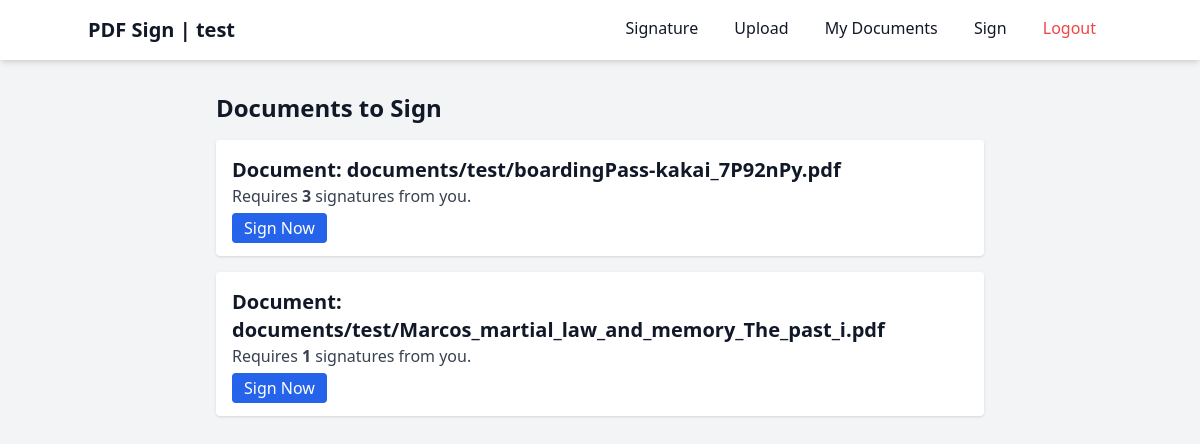
The app's page /documents/signed/ (signed in) with its own data.
### accounts/models/account/models.py (models this page shows, shortened)
class Account(IdentityBase, AuditBase, MetaBase, AbstractBaseUser):
    username = models.CharField(
        max_length=50,
        validators=[
            RegexValidator(
                regex=USERNAME_REGEX,
                message='Username can only contain alphanumeric characters and the following characters: . -',
                code='Invalid Username'
            )
        ],
        unique=True,
        null=False
    )
    email = models.EmailField(
        verbose_name='email address',
        max_length=255,
        unique=True,
        null=True
    )
    is_active = models.BooleanField(default=True)
    is_admin = models.BooleanField(default=False)
    objects = AccountManager()
    USERNAME_FIELD = 'username'
    REQUIRED_FIELDS = []
    def __str__(self):
        return self.username
    class Meta:
        ordering = ('username', '-created',)

### documents/models.py (models this page shows, shortened)
class Document(models.Model):
    owner = models.ForeignKey(
        settings.AUTH_USER_MODEL,
        on_delete=models.CASCADE,
        related_name="uploaded_documents"
    )
    file = models.FileField(upload_to=document_upload_path, max_length=512)
    uploaded_at = models.DateTimeField(auto_now_add=True)
    signed = models.BooleanField(default=False)

### documents/views.py (the view)
# urls.py: path("signed/", SignedListView.as_view(), name="signed_list"),
class SignedListView(LoginRequiredMixin, ListView):
    template_name = "documents/signed_list.html"
    context_object_name = "signed_documents"
    def get_queryset(self):
        return Document.objects.filter(
            signature_fields__assigned_user=self.request.user,
            signature_fields__signed=True
        ).annotate(num_signatures=Count('signature_fields'))

### templates/documents/signed_list.html (shortened to what this page needs)
{% extends "base.html" %}
{% block content %}
<div class="max-w-3xl mx-auto my-8">
    <h1 class="text-2xl font-bold mb-4">Documents to Sign</h1>
    {% if signed_documents %}
        <ul class="space-y-4">
            {% for document in signed_documents %}
                <li class="bg-white p-4 rounded shadow">
                    <h2 class="text-xl font-semibold">
                        Document: {{ document.file.name }}
                    </h2>
                    <p class="text-gray-700">
                        Requires <strong>{{ document.num_signatures }}</strong> signatures from you.
                    </p>
                    <div class="mt-2">
                        <a href="{% url 'sign_document' document.pk %}"
                           class="bg-blue-600 text-white px-3 py-1 rounded hover:bg-blue-700">
                            Sign Now
                        </a>
                    </div>
                </li>
            {% endfor %}
        </ul>
    {% else %}
        <p class="text-gray-600">You have no documents to sign.</p>
    {% endif %}
</div>
{% endblock %}

### templates/base.html (shortened to what this page needs)
<!DOCTYPE html>
<html lang="en">
<head>
    <script src="https://cdn.tailwindcss.com"></script>
</head>
<body class="bg-gray-100 text-gray-900">
    <nav class="bg-white shadow-md p-4">
        <div class="container mx-auto flex justify-between">
            <a href="/" class="text-xl font-bold">PDF Sign {% if user.is_authenticated %} | {{ user }} {% endif %}</a>
            <div>
                {% if user.is_authenticated %}
                    <a href="{% url 'upload_signature' %}" class="px-4 py-2">Signature</a>
                    <a href="{% url 'upload_document' %}" class="px-4 py-2">Upload</a>
                    <a href="{% url 'document_list' %}" class="px-4 py-2">My Documents</a>
                    <a href="{% url 'to_sign_list' %}" class="px-4 py-2 text-primary">Sign</a>
                    <a href="{% url 'logout' %}" class="px-4 py-2 text-red-500">Logout</a>
                {% else %}
                    <a href="{% url 'login' %}" class="px-4 py-2 text-gray-700 hover:text-blue-500">Login</a>
                {% endif %}
            </div>
        </div>
    </nav>
    <main class="container mx-auto mt-8">
        {% block content %}{% endblock %}
    </main>
</body>
</html>

### records on screen
Account: username "test"
Document: file.name "documents/test/boardingPass-kakai_7P92nPy.pdf", num_signatures "3"
Document: file.name "documents/test/Marcos_martial_law_and_memory_The_past_i.pdf", num_signatures "1"
